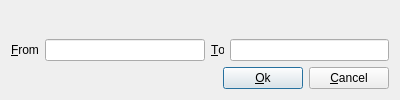
<ui version="4.0" >
 <class>TDIntervalDialog</class>
 <widget class="QDialog" name="TDIntervalDialog" >
  <property name="geometry" >
   <rect>
    <x>0</x>
    <y>0</y>
    <width>400</width>
    <height>100</height>
   </rect>
  </property>
  <property name="windowTitle" >
   <string>Dialog</string>
  </property>
  <layout class="QVBoxLayout" >
   <item>
    <widget class="QLabel" name="label" >
     <property name="text" >
      <string/>
     </property>
    </widget>
   </item>
   <item>
    <layout class="QHBoxLayout" >
     <item>
      <widget class="QLabel" name="label_3" >
       <property name="text" >
        <string>&amp;From</string>
       </property>
       <property name="buddy" >
        <cstring>fromLineEdit</cstring>
       </property>
      </widget>
     </item>
     <item>
      <widget class="QLineEdit" name="fromLineEdit" />
     </item>
     <item>
      <widget class="QLabel" name="label_2" >
       <property name="text" >
        <string>&amp;To</string>
       </property>
       <property name="buddy" >
        <cstring>toLineEdit</cstring>
       </property>
      </widget>
     </item>
     <item>
      <widget class="QLineEdit" name="toLineEdit" />
     </item>
    </layout>
   </item>
   <item>
    <layout class="QHBoxLayout" >
     <item>
      <spacer>
       <property name="orientation" >
        <enum>Qt::Horizontal</enum>
       </property>
       <property name="sizeHint" >
        <size>
         <width>40</width>
         <height>20</height>
        </size>
       </property>
      </spacer>
     </item>
     <item>
      <widget class="QPushButton" name="okPushButton" >
       <property name="text" >
        <string>&amp;Ok</string>
       </property>
       <property name="icon" >
        <iconset resource="../../resources/libimgresource.qrc" >:/16x16/icons/16x16/actions/button_ok.png</iconset>
       </property>
      </widget>
     </item>
     <item>
      <widget class="QPushButton" name="cancelPushButton" >
       <property name="text" >
        <string>&amp;Cancel</string>
       </property>
       <property name="icon" >
        <iconset resource="../../resources/libimgresource.qrc" >:/16x16/icons/16x16/actions/button_cancel.png</iconset>
       </property>
      </widget>
     </item>
    </layout>
   </item>
  </layout>
 </widget>
 <resources>
  <include location="../../resources/libimgresource.qrc" />
 </resources>
 <connections>
  <connection>
   <sender>okPushButton</sender>
   <signal>clicked()</signal>
   <receiver>TDIntervalDialog</receiver>
   <slot>accept()</slot>
   <hints>
    <hint type="sourcelabel" >
     <x>277</x>
     <y>75</y>
    </hint>
    <hint type="destinationlabel" >
     <x>302</x>
     <y>3</y>
    </hint>
   </hints>
  </connection>
  <connection>
   <sender>cancelPushButton</sender>
   <signal>clicked()</signal>
   <receiver>TDIntervalDialog</receiver>
   <slot>reject()</slot>
   <hints>
    <hint type="sourcelabel" >
     <x>356</x>
     <y>74</y>
    </hint>
    <hint type="destinationlabel" >
     <x>386</x>
     <y>4</y>
    </hint>
   </hints>
  </connection>
 </connections>
</ui>
